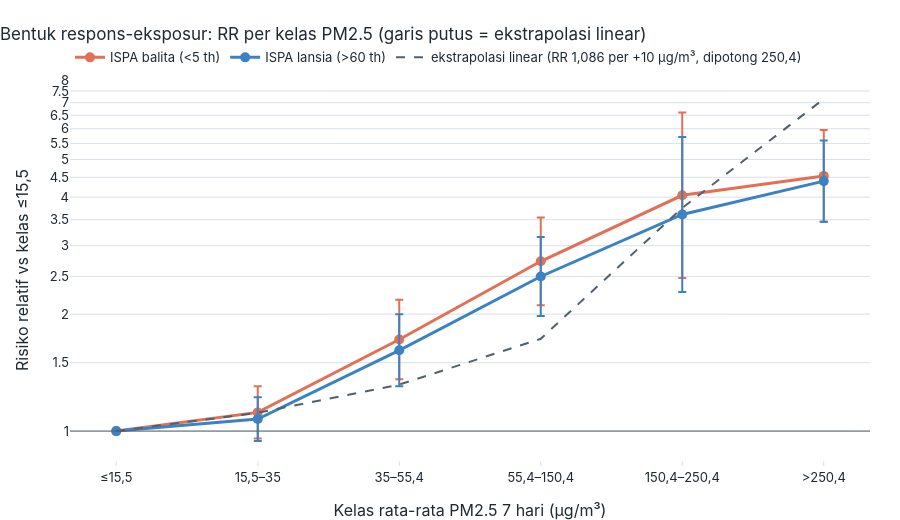

The code cell stored with this chart in its notebook:
### Code cell
# --- bentuk respons-eksposur: RR per kelas rata-rata PM2.5 7 hari (tanpa pemotongan) vs ekstrapolasi linear dari model utama
bins = [-np.inf, 15.5, 35, 55.4, 150.4, 250.4, np.inf]; blab = ["≤15,5", "15,5–35", "35–55,4", "55,4–150,4", "150,4–250,4", ">250,4"]
Hnc["p7"] = Hnc[[f"e{k}" for k in M.LAG]].mean(axis=1) * 10; Hnc["kelas"] = pd.cut(Hnc.p7, bins, labels=blab)
Xnc = M.desain_dasar(Hnc, 20); gnc = Hnc.hospital_id.astype("category").cat.codes.to_numpy()
er = []
for c in (bl_a, bl_b):
    X = Xnc.copy()
    for lb in blab[1:]: X["k_" + lb] = (Hnc.kelas == lb).astype(float).to_numpy()
    r = M.fit_poisson(Hnc[c].astype(float).to_numpy(), X, gnc)
    er.append(dict(kasus=M.NAMA_KASUS[c], kelas=blab[0], n_hari=int((Hnc.kelas == blab[0]).sum()), rr=1.0, rr_bawah=1.0, rr_atas=1.0, p7_rata2=float(Hnc.loc[Hnc.kelas == blab[0], "p7"].mean())))
    for lb in blab[1:]:
        er.append(dict(kasus=M.NAMA_KASUS[c], kelas=lb, n_hari=int((Hnc.kelas == lb).sum()), p7_rata2=float(Hnc.loc[Hnc.kelas == lb, "p7"].mean()), **{k: v for k, v in M.rr(r, "k_" + lb).items() if k in ("rr", "rr_bawah", "rr_atas")}))
ER = pd.DataFrame(er)
ref_p7 = ER.groupby("kasus").p7_rata2.transform("first")
for c in (bl_a, bl_b):
    m_ = ER.kasus == M.NAMA_KASUS[c]
    ER.loc[m_, "rr_linier_model_utama"] = np.exp(DL[c]["beta_kum"] * (ER.loc[m_, "p7_rata2"].clip(upper=M.CAP_PM25) - ref_p7[m_]) / M.SATUAN)
print("RR per kelas rata-rata PM2.5 7 hari (acuan: ≤15,5), eksposur TANPA pemotongan, vs ekstrapolasi linear model utama (dipotong 250,4):"); display(ER.round(3))
fig = go.Figure()
for c, wrn in (("ISPA balita (<5 th)", "#E17055"), ("ISPA lansia (>60 th)", "#3B82C4")):
    x = ER[ER.kasus == c]
    fig.add_trace(go.Scatter(x=x.kelas, y=x.rr, mode="lines+markers", line=dict(color=wrn, width=3), marker=dict(size=10), name=c, error_y=dict(type="data", symmetric=False, array=(x.rr_atas - x.rr).values, arrayminus=(x.rr - x.rr_bawah).values, color=wrn)))
x = ER[ER.kasus == "ISPA balita (<5 th)"]
fig.add_trace(go.Scatter(x=x.kelas, y=x.rr_linier_model_utama, mode="lines", line=dict(color=style.WARNA_TEKS_REDUP, dash="dash"), name="ekstrapolasi linear (RR 1,086 per +10 µg/m³, dipotong 250,4)"))
fig.add_hline(y=1, line=dict(color=style.WARNA_TEKS_REDUP, width=1))
fig.update_xaxes(title_text="Kelas rata-rata PM2.5 7 hari (µg/m³)"); fig.update_yaxes(title_text="Risiko relatif vs kelas ≤15,5", type="log")
style.terapkan(fig, "Bentuk respons-eksposur: RR per kelas PM2.5 (garis putus = ekstrapolasi linear)", 520)
simpan(fig, "05_2_respons_eksposur_kelas", 520); fig.show()
KN["2_kesehatan"]["respons_eksposur_kelas"] = ER.round(4).to_dict("records")

# --- heterogenitas: RR per kelompok tipe lokasi RS (lag 0) dan RR per RS (rata-rata 7 hari)
Hs["e7"] = Hs[[f"e{k}" for k in M.LAG]].mean(axis=1)
het = []
for t in TIPE:
    Hx = Hs[Hs.kelompok_lokasi == t]
    if Hx.hospital_id.nunique() < 2: continue
    gx = Hx.hospital_id.astype("category").cat.codes.to_numpy(); Xx = M.desain_dasar(Hx, 20)
    for c in (bl_a, bl_b):
        X0 = Xx.copy(); X0["e7"] = Hx["e7"].to_numpy(); r = M.fit_poisson(Hx[c].astype(float).to_numpy(), X0, gx)
        het.append(dict(tipe=t, n_rs=Hx.hospital_id.nunique(), kasus=M.NAMA_KASUS[c], **M.rr(r, "e7")))
het = pd.DataFrame(het); print("RR per +10 µg/m³ (rata-rata PM2.5 7 hari) menurut tipe lokasi RS:"); display(het.round(3))
def rr_per_rs(outcome="balita_lansia", kol="e7", df_t=14):
    rows = []
    for hid, x in Hs.groupby("hospital_id"):
        if len(x) < 200: continue
        Xr = dmatrix(f"dow + cr(temp_c, df=3) + cr(rhum_pct, df=3) + cr(t, df={df_t})", x, return_type="dataframe"); Xr["e"] = x[kol].to_numpy()
        r = sm.GLM(x[outcome].to_numpy(float), Xr, family=sm.families.Poisson()).fit(scale="X2", cov_type="HC1")
        rows.append(dict(hospital_id=hid, kode_stasiun=x.kode_stasiun.iloc[0], tipe=x.kelompok_lokasi.iloc[0], n=len(x), **M.rr(r, "e")))
    return pd.DataFrame(rows).set_index("hospital_id")
rr_rs = rr_per_rs(); print("RR per RS (balita+lansia, 7 hari):"); display(rr_rs.sort_values("rr").round(3))
KN["2_kesehatan"]["heterogenitas_tipe"] = het.round(4).to_dict("records"); KN["2_kesehatan"]["rr_per_rs_rentang"] = [float(rr_rs.rr.min()), float(rr_rs.rr.max())]

### Figure 1 — Plotly figure (JSON) as saved in the notebook; plotly's stock layout.template omitted (floating-point values rounded to 4 significant figures)
{"data": [{"error_y": {"array": [0.0, 0.1865, 0.4564, 0.8125, 2.557, 1.415], "arrayminus": [0.0, 0.1598, 0.3607, 0.6264, 1.566, 1.079], "color": "#E17055", "symmetric": false, "type": "data"}, "line": {"color": "#E17055", "width": 3}, "marker": {"size": 10}, "mode": "lines+markers", "name": "ISPA balita (<5 th)", "type": "scatter", "x": ["≤15,5", "15,5–35", "35–55,4", "55,4–150,4", "150,4–250,4", ">250,4"], "y": [1.0, 1.117, 1.72, 2.735, 4.044, 4.536]}, {"error_y": {"array": [0.0, 0.149, 0.383, 0.6583, 2.101, 1.195], "arrayminus": [0.0, 0.1309, 0.3096, 0.521, 1.328, 0.9396], "color": "#3B82C4", "symmetric": false, "type": "data"}, "line": {"color": "#3B82C4", "width": 3}, "marker": {"size": 10}, "mode": "lines+markers", "name": "ISPA lansia (>60 th)", "type": "scatter", "x": ["≤15,5", "15,5–35", "35–55,4", "55,4–150,4", "150,4–250,4", ">250,4"], "y": [1.0, 1.074, 1.614, 2.499, 3.61, 4.398]}, {"line": {"color": "#52606D", "dash": "dash"}, "mode": "lines", "name": "ekstrapolasi linear (RR 1,086 per +10 µg/m³, dipotong 250,4)", "type": "scatter", "x": ["≤15,5", "15,5–35", "35–55,4", "55,4–150,4", "150,4–250,4", ">250,4"], "y": [1.0, 1.115, 1.317, 1.728, 3.753, 7.155]}], "layout": {"height": 520, "shapes": [{"line": {"color": "#52606D", "width": 1}, "type": "line", "x0": 0, "x1": 1, "xref": "x domain", "y0": 1, "y1": 1, "yref": "y"}], "title": {"text": "Bentuk respons-eksposur: RR per kelas PM2.5 (garis putus = ekstrapolasi linear)"}, "xaxis": {"title": {"text": "Kelas rata-rata PM2.5 7 hari (µg/m³)"}}, "yaxis": {"title": {"text": "Risiko relatif vs kelas ≤15,5"}, "type": "log"}}}
